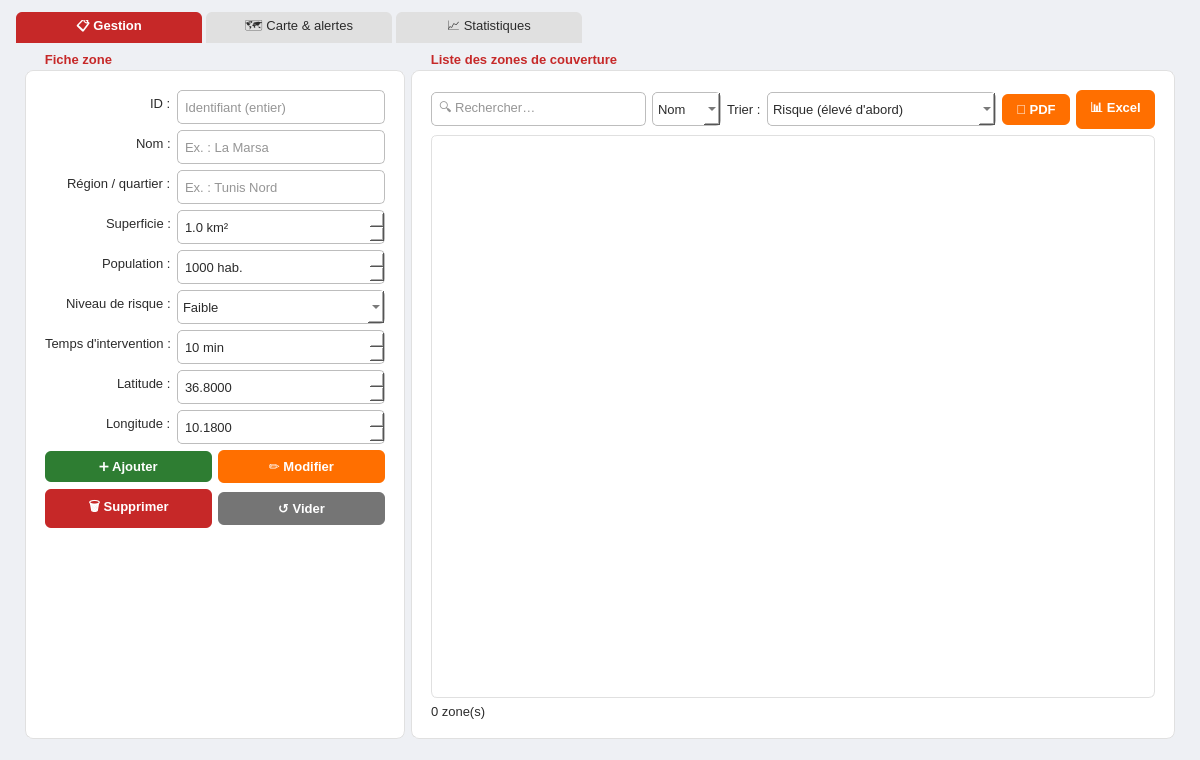
<?xml version="1.0" encoding="UTF-8"?>
<ui version="4.0">
 <class>ZonesPage</class>
 <widget class="QWidget" name="ZonesPage">
  <property name="geometry">
   <rect>
    <x>0</x>
    <y>0</y>
    <width>1200</width>
    <height>760</height>
   </rect>
  </property>
  <property name="styleSheet">
   <string notr="true">QWidget#ZonesPage { background: #eef0f4; }
QWidget { font-size: 13px; color: #2B2B2B; }
QGroupBox { background: #FFFFFF; border: 1px solid #E0E0E0; border-radius: 8px; margin-top: 18px; padding: 10px; font-weight: bold; }
QGroupBox::title { subcontrol-origin: margin; left: 12px; padding: 0 6px; color: #C62828; }
QLineEdit, QComboBox, QSpinBox, QDoubleSpinBox { background: #FFFFFF; border: 1px solid #BDBDBD; border-radius: 5px; padding: 5px; min-height: 22px; }
QLineEdit:focus, QComboBox:focus, QSpinBox:focus, QDoubleSpinBox:focus { border: 1px solid #FF6F00; }
QPushButton { background: #FF6F00; color: #FFFFFF; border: none; border-radius: 6px; padding: 8px 14px; font-weight: bold; }
QPushButton:hover { background: #E65100; }
#pushButton_ajouter { background: #2E7D32; }
#pushButton_ajouter:hover { background: #1B5E20; }
#pushButton_supprimer { background: #C62828; }
#pushButton_supprimer:hover { background: #8E0000; }
#pushButton_vider { background: #757575; }
QTableView, QTableWidget { background: #FFFFFF; border: 1px solid #E0E0E0; border-radius: 6px; gridline-color: #EEEEEE; selection-background-color: #FFE0B2; selection-color: #2B2B2B; alternate-background-color: #FFF3E0; }
QHeaderView::section { background: #C62828; color: #FFFFFF; padding: 6px; border: none; font-weight: bold; }
QTabWidget::pane { border: none; }
QTabBar::tab { background: #E0E0E0; padding: 8px 18px; min-width: 150px; margin-right: 4px; border-top-left-radius: 6px; border-top-right-radius: 6px; }
QTabBar::tab:selected { background: #C62828; color: #FFFFFF; font-weight: bold; }
#label_alerteResume { font-weight: bold; padding: 8px 10px; border-radius: 6px; }
#label_zoneSelection { color: #374151; }</string>
  </property>
  <layout class="QVBoxLayout" name="verticalLayout_root">
   <property name="leftMargin">
    <number>16</number>
   </property>
   <property name="topMargin">
    <number>12</number>
   </property>
   <property name="rightMargin">
    <number>16</number>
   </property>
   <property name="bottomMargin">
    <number>12</number>
   </property>
   <item>
    <widget class="QTabWidget" name="tabWidget_zones">
     <property name="currentIndex">
      <number>0</number>
     </property>
     <widget class="QWidget" name="tab_gestion">
      <attribute name="title">
       <string>📋 Gestion</string>
      </attribute>
      <layout class="QHBoxLayout" name="horizontalLayout_gestion">
       <item>
        <widget class="QGroupBox" name="groupBox_formulaire">
         <property name="minimumSize">
          <size>
           <width>340</width>
           <height>0</height>
          </size>
         </property>
         <property name="maximumSize">
          <size>
           <width>380</width>
           <height>16777215</height>
          </size>
         </property>
         <property name="title">
          <string>Fiche zone</string>
         </property>
         <layout class="QVBoxLayout" name="verticalLayout_formulaire">
          <item>
           <layout class="QFormLayout" name="formLayout_zone">
            <property name="labelAlignment">
             <set>Qt::AlignRight|Qt::AlignVCenter</set>
            </property>
            <item row="0" column="0">
             <widget class="QLabel" name="label_id">
              <property name="text">
               <string>ID :</string>
              </property>
             </widget>
            </item>
            <item row="0" column="1">
             <widget class="QLineEdit" name="lineEdit_id">
              <property name="placeholderText">
               <string>Identifiant (entier)</string>
              </property>
             </widget>
            </item>
            <item row="1" column="0">
             <widget class="QLabel" name="label_nom">
              <property name="text">
               <string>Nom :</string>
              </property>
             </widget>
            </item>
            <item row="1" column="1">
             <widget class="QLineEdit" name="lineEdit_nom">
              <property name="maxLength">
               <number>60</number>
              </property>
              <property name="placeholderText">
               <string>Ex. : La Marsa</string>
              </property>
             </widget>
            </item>
            <item row="2" column="0">
             <widget class="QLabel" name="label_region">
              <property name="text">
               <string>Région / quartier :</string>
              </property>
             </widget>
            </item>
            <item row="2" column="1">
             <widget class="QLineEdit" name="lineEdit_region">
              <property name="maxLength">
               <number>60</number>
              </property>
              <property name="placeholderText">
               <string>Ex. : Tunis Nord</string>
              </property>
             </widget>
            </item>
            <item row="3" column="0">
             <widget class="QLabel" name="label_superficie">
              <property name="text">
               <string>Superficie :</string>
              </property>
             </widget>
            </item>
            <item row="3" column="1">
             <widget class="QDoubleSpinBox" name="doubleSpinBox_superficie">
              <property name="decimals">
               <number>1</number>
              </property>
              <property name="minimum">
               <double>0</double>
              </property>
              <property name="maximum">
               <double>5000</double>
              </property>
              <property name="value">
               <double>1</double>
              </property>
              <property name="suffix">
               <string> km²</string>
              </property>
             </widget>
            </item>
            <item row="4" column="0">
             <widget class="QLabel" name="label_population">
              <property name="text">
               <string>Population :</string>
              </property>
             </widget>
            </item>
            <item row="4" column="1">
             <widget class="QSpinBox" name="spinBox_population">
              <property name="minimum">
               <number>0</number>
              </property>
              <property name="maximum">
               <number>5000000</number>
              </property>
              <property name="value">
               <number>1000</number>
              </property>
              <property name="suffix">
               <string> hab.</string>
              </property>
             </widget>
            </item>
            <item row="5" column="0">
             <widget class="QLabel" name="label_risque">
              <property name="text">
               <string>Niveau de risque :</string>
              </property>
             </widget>
            </item>
            <item row="5" column="1">
             <widget class="QComboBox" name="comboBox_risque">
              <item>
               <property name="text">
                <string>Faible</string>
               </property>
              </item>
              <item>
               <property name="text">
                <string>Moyen</string>
               </property>
              </item>
              <item>
               <property name="text">
                <string>Élevé</string>
               </property>
              </item>
             </widget>
            </item>
            <item row="6" column="0">
             <widget class="QLabel" name="label_temps">
              <property name="text">
               <string>Temps d'intervention :</string>
              </property>
             </widget>
            </item>
            <item row="6" column="1">
             <widget class="QSpinBox" name="spinBox_temps">
              <property name="minimum">
               <number>1</number>
              </property>
              <property name="maximum">
               <number>180</number>
              </property>
              <property name="value">
               <number>10</number>
              </property>
              <property name="suffix">
               <string> min</string>
              </property>
             </widget>
            </item>
            <item row="7" column="0">
             <widget class="QLabel" name="label_latitude">
              <property name="text">
               <string>Latitude :</string>
              </property>
             </widget>
            </item>
            <item row="7" column="1">
             <widget class="QDoubleSpinBox" name="doubleSpinBox_latitude">
              <property name="decimals">
               <number>4</number>
              </property>
              <property name="minimum">
               <double>36.5</double>
              </property>
              <property name="maximum">
               <double>37.2</double>
              </property>
              <property name="singleStep">
               <double>0.005</double>
              </property>
              <property name="value">
               <double>36.8</double>
              </property>
             </widget>
            </item>
            <item row="8" column="0">
             <widget class="QLabel" name="label_longitude">
              <property name="text">
               <string>Longitude :</string>
              </property>
             </widget>
            </item>
            <item row="8" column="1">
             <widget class="QDoubleSpinBox" name="doubleSpinBox_longitude">
              <property name="decimals">
               <number>4</number>
              </property>
              <property name="minimum">
               <double>9.8</double>
              </property>
              <property name="maximum">
               <double>10.6</double>
              </property>
              <property name="singleStep">
               <double>0.005</double>
              </property>
              <property name="value">
               <double>10.18</double>
              </property>
             </widget>
            </item>
           </layout>
          </item>
          <item>
           <layout class="QGridLayout" name="gridLayout_boutons">
            <item row="0" column="0">
             <widget class="QPushButton" name="pushButton_ajouter">
              <property name="text">
               <string>➕ Ajouter</string>
              </property>
             </widget>
            </item>
            <item row="0" column="1">
             <widget class="QPushButton" name="pushButton_modifier">
              <property name="text">
               <string>✏️ Modifier</string>
              </property>
             </widget>
            </item>
            <item row="1" column="0">
             <widget class="QPushButton" name="pushButton_supprimer">
              <property name="text">
               <string>🗑️ Supprimer</string>
              </property>
             </widget>
            </item>
            <item row="1" column="1">
             <widget class="QPushButton" name="pushButton_vider">
              <property name="text">
               <string>↺ Vider</string>
              </property>
             </widget>
            </item>
           </layout>
          </item>
          <item>
           <spacer name="verticalSpacer_formulaire">
            <property name="orientation">
             <enum>Qt::Vertical</enum>
            </property>
            <property name="sizeHint" stdset="0">
             <size>
              <width>20</width>
              <height>20</height>
             </size>
            </property>
           </spacer>
          </item>
         </layout>
        </widget>
       </item>
       <item>
        <widget class="QGroupBox" name="groupBox_liste">
         <property name="title">
          <string>Liste des zones de couverture</string>
         </property>
         <layout class="QVBoxLayout" name="verticalLayout_liste">
          <item>
           <layout class="QHBoxLayout" name="horizontalLayout_outils">
            <item>
             <widget class="QLineEdit" name="lineEdit_recherche">
              <property name="placeholderText">
               <string>🔍 Rechercher…</string>
              </property>
              <property name="clearButtonEnabled">
               <bool>true</bool>
              </property>
             </widget>
            </item>
            <item>
             <widget class="QComboBox" name="comboBox_critere">
              <item>
               <property name="text">
                <string>Nom</string>
               </property>
              </item>
              <item>
               <property name="text">
                <string>Région</string>
               </property>
              </item>
             </widget>
            </item>
            <item>
             <widget class="QLabel" name="label_tri">
              <property name="text">
               <string>Trier :</string>
              </property>
             </widget>
            </item>
            <item>
             <widget class="QComboBox" name="comboBox_tri">
              <item>
               <property name="text">
                <string>Risque (élevé d'abord)</string>
               </property>
              </item>
              <item>
               <property name="text">
                <string>Risque (faible d'abord)</string>
               </property>
              </item>
              <item>
               <property name="text">
                <string>Temps d'intervention (décroissant)</string>
               </property>
              </item>
              <item>
               <property name="text">
                <string>Temps d'intervention (croissant)</string>
               </property>
              </item>
              <item>
               <property name="text">
                <string>Nom</string>
               </property>
              </item>
             </widget>
            </item>
            <item>
             <widget class="QPushButton" name="pushButton_exportPdf">
              <property name="text">
               <string>📄 PDF</string>
              </property>
             </widget>
            </item>
            <item>
             <widget class="QPushButton" name="pushButton_exportExcel">
              <property name="text">
               <string>📊 Excel</string>
              </property>
             </widget>
            </item>
           </layout>
          </item>
          <item>
           <widget class="QTableView" name="tableView_zones">
            <property name="editTriggers">
             <set>QAbstractItemView::NoEditTriggers</set>
            </property>
            <property name="alternatingRowColors">
             <bool>true</bool>
            </property>
            <property name="selectionMode">
             <enum>QAbstractItemView::SingleSelection</enum>
            </property>
            <property name="selectionBehavior">
             <enum>QAbstractItemView::SelectRows</enum>
            </property>
            <attribute name="verticalHeaderVisible">
             <bool>false</bool>
            </attribute>
            <attribute name="horizontalHeaderStretchLastSection">
             <bool>true</bool>
            </attribute>
           </widget>
          </item>
          <item>
           <widget class="QLabel" name="label_compteur">
            <property name="text">
             <string>0 zone(s)</string>
            </property>
           </widget>
          </item>
         </layout>
        </widget>
       </item>
      </layout>
     </widget>
     <widget class="QWidget" name="tab_carte">
      <attribute name="title">
       <string>🗺️ Carte &amp;&amp; alertes</string>
      </attribute>
      <layout class="QHBoxLayout" name="horizontalLayout_carte">
       <item>
        <widget class="QGroupBox" name="groupBox_carte">
         <property name="title">
          <string>Carte de Tunis — zones à risque selon l'historique des interventions</string>
         </property>
         <layout class="QVBoxLayout" name="verticalLayout_carte"/>
        </widget>
       </item>
       <item>
        <widget class="QGroupBox" name="groupBox_alertes">
         <property name="minimumSize">
          <size>
           <width>380</width>
           <height>0</height>
          </size>
         </property>
         <property name="maximumSize">
          <size>
           <width>460</width>
           <height>16777215</height>
          </size>
         </property>
         <property name="title">
          <string>Alertes de zones sous-couvertes</string>
         </property>
         <layout class="QVBoxLayout" name="verticalLayout_alertes">
          <item>
           <layout class="QHBoxLayout" name="horizontalLayout_seuil">
            <item>
             <widget class="QLabel" name="label_seuil">
              <property name="text">
               <string>Seuil d'alerte :</string>
              </property>
             </widget>
            </item>
            <item>
             <widget class="QSpinBox" name="spinBox_seuil">
              <property name="minimum">
               <number>1</number>
              </property>
              <property name="maximum">
               <number>120</number>
              </property>
              <property name="value">
               <number>12</number>
              </property>
              <property name="suffix">
               <string> min</string>
              </property>
             </widget>
            </item>
            <item>
             <spacer name="horizontalSpacer_seuil">
              <property name="orientation">
               <enum>Qt::Horizontal</enum>
              </property>
              <property name="sizeHint" stdset="0">
               <size>
                <width>10</width>
                <height>20</height>
               </size>
              </property>
             </spacer>
            </item>
           </layout>
          </item>
          <item>
           <widget class="QLabel" name="label_alerteResume">
            <property name="text">
             <string/>
            </property>
            <property name="wordWrap">
             <bool>true</bool>
            </property>
           </widget>
          </item>
          <item>
           <widget class="QTableWidget" name="tableWidget_alertes">
            <property name="editTriggers">
             <set>QAbstractItemView::NoEditTriggers</set>
            </property>
            <property name="selectionBehavior">
             <enum>QAbstractItemView::SelectRows</enum>
            </property>
            <property name="selectionMode">
             <enum>QAbstractItemView::SingleSelection</enum>
            </property>
            <attribute name="verticalHeaderVisible">
             <bool>false</bool>
            </attribute>
            <attribute name="horizontalHeaderStretchLastSection">
             <bool>true</bool>
            </attribute>
            <column>
             <property name="text">
              <string>Zone</string>
             </property>
            </column>
            <column>
             <property name="text">
              <string>Temps moyen</string>
             </property>
            </column>
            <column>
             <property name="text">
              <string>Dépassement</string>
             </property>
            </column>
            <column>
             <property name="text">
              <string>Interventions (12 mois)</string>
             </property>
            </column>
           </widget>
          </item>
          <item>
           <widget class="QLabel" name="label_zoneSelection">
            <property name="text">
             <string>Cliquez sur une zone de la carte pour voir sa fiche.</string>
            </property>
            <property name="wordWrap">
             <bool>true</bool>
            </property>
           </widget>
          </item>
         </layout>
        </widget>
       </item>
      </layout>
     </widget>
     <widget class="QWidget" name="tab_stats">
      <attribute name="title">
       <string>📈 Statistiques</string>
      </attribute>
      <layout class="QVBoxLayout" name="verticalLayout_stats" stretch="0,1">
       <item>
        <layout class="QHBoxLayout" name="horizontalLayout_stats">
         <item>
          <widget class="QLabel" name="label_statCritere">
           <property name="text">
            <string>Statistiques (12 derniers mois) :</string>
           </property>
          </widget>
         </item>
         <item>
          <widget class="QComboBox" name="comboBox_statCritere">
           <item>
            <property name="text">
             <string>Interventions par zone</string>
            </property>
           </item>
           <item>
            <property name="text">
             <string>Interventions par niveau de risque</string>
            </property>
           </item>
          </widget>
         </item>
         <item>
          <widget class="QPushButton" name="pushButton_actualiserStats">
           <property name="text">
            <string>🔄 Actualiser</string>
           </property>
          </widget>
         </item>
         <item>
          <spacer name="horizontalSpacer_stats">
           <property name="orientation">
            <enum>Qt::Horizontal</enum>
           </property>
           <property name="sizeHint" stdset="0">
            <size>
             <width>40</width>
             <height>20</height>
            </size>
           </property>
          </spacer>
         </item>
         <item>
          <widget class="QLabel" name="label_statTotal">
           <property name="text">
            <string/>
           </property>
          </widget>
         </item>
        </layout>
       </item>
       <item>
        <widget class="QGroupBox" name="groupBox_graphique">
         <property name="title">
          <string>Graphique</string>
         </property>
         <layout class="QVBoxLayout" name="verticalLayout_chart"/>
        </widget>
       </item>
      </layout>
     </widget>
    </widget>
   </item>
  </layout>
 </widget>
 <resources/>
 <connections/>
</ui>
